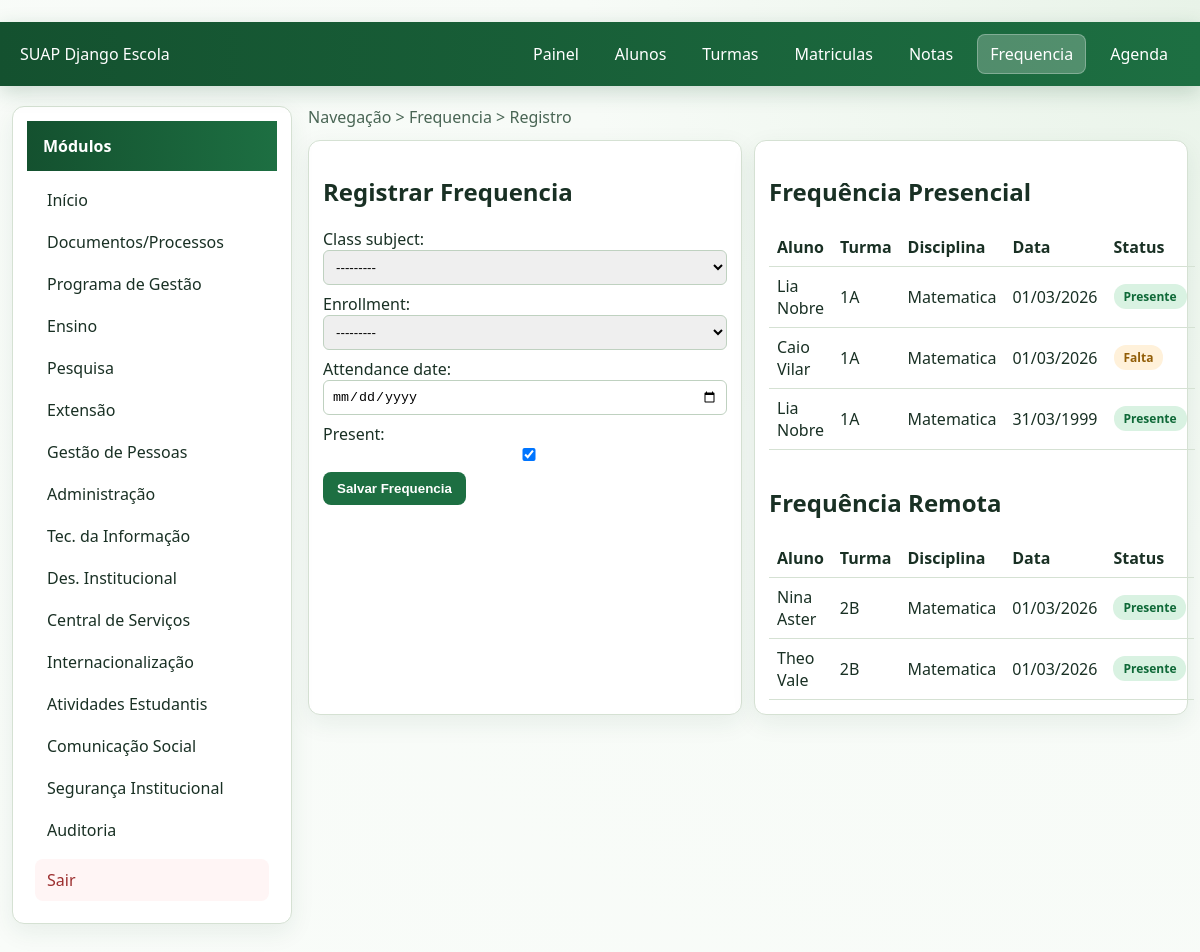
The app's page /frequencia/ with its own data.
### core/models.py (models this page shows, shortened)
class AttendanceRecord(models.Model):
    class_subject = models.ForeignKey(ClassSubject, on_delete=models.CASCADE, related_name='attendance_records')
    enrollment = models.ForeignKey(Enrollment, on_delete=models.CASCADE, related_name='attendance_records')
    attendance_date = models.DateField()
    present = models.BooleanField(default=True)
    class Meta:
        ordering = ['-attendance_date']
        constraints = [
            models.UniqueConstraint(
                fields=['class_subject', 'enrollment', 'attendance_date'],
                name='unique_attendance_by_class_enrollment_date',
            ),
        ]

class Enrollment(models.Model):
    ACTIVE = 'active'
    TRANSFERRED = 'transferred'
    COMPLETED = 'completed'
    STATUS_CHOICES = [
        (ACTIVE, 'Ativa'),
        (TRANSFERRED, 'Transferida'),
        (COMPLETED, 'Concluida'),
    ]
    student = models.ForeignKey(Student, on_delete=models.CASCADE, related_name='enrollments')
    school_class = models.ForeignKey(SchoolClass, on_delete=models.PROTECT, related_name='enrollments')
    status = models.CharField(max_length=12, choices=STATUS_CHOICES, default=ACTIVE)
    enrollment_date = models.DateField(auto_now_add=True)
    class Meta:
        ordering = ['-enrollment_date']
        constraints = [
            models.UniqueConstraint(fields=['student', 'school_class'], name='unique_student_enrollment_class'),
        ]
    def __str__(self):
        return f'{self.student.full_name} - {self.school_class}'

class Student(models.Model):
    ACTIVE = 'active'
    ATTENTION = 'attention'
    INACTIVE = 'inactive'
    IN_PERSON = 'in_person'
    REMOTE = 'remote'
    STATUS_CHOICES = [
        (ACTIVE, 'Ativo'),
        (ATTENTION, 'Atencao'),
        (INACTIVE, 'Inativo'),
    ]
    LEARNING_MODE_CHOICES = [
        (IN_PERSON, 'Presencial'),
        (REMOTE, 'Remoto'),
    ]
    full_name = models.CharField(max_length=180)
    registration = models.CharField(max_length=20, unique=True)
    birth_date = models.DateField()
    guardian_name = models.CharField(max_length=180)
    guardian_phone = models.CharField(max_length=30)
    learning_mode = models.CharField(max_length=12, choices=LEARNING_MODE_CHOICES, default=IN_PERSON)
    abstract_course = models.CharField(max_length=120, default='Trilha Geral')
    status = models.CharField(max_length=10, choices=STATUS_CHOICES, default=ACTIVE)
    created_at = models.DateTimeField(auto_now_add=True)
    class Meta:
        ordering = ['full_name']

class ClassSubject(models.Model):
    school_class = models.ForeignKey(SchoolClass, on_delete=models.CASCADE, related_name='subjects')
    subject = models.ForeignKey(Subject, on_delete=models.CASCADE)
    teacher = models.ForeignKey(Teacher, on_delete=models.PROTECT)
    class Meta:
        ordering = ['school_class__name', 'subject__name']
        constraints = [
            models.UniqueConstraint(fields=['school_class', 'subject'], name='unique_subject_per_class'),
        ]
    def __str__(self):
        return f'{self.school_class} - {self.subject.name}'

class SchoolClass(models.Model):
    MORNING = 'morning'
    AFTERNOON = 'afternoon'
    NIGHT = 'night'
    IN_PERSON = 'in_person'
    REMOTE = 'remote'
    SHIFT_CHOICES = [
        (MORNING, 'Manha'),
        (AFTERNOON, 'Tarde'),
        (NIGHT, 'Noite'),
    ]
    LEARNING_MODE_CHOICES = [
        (IN_PERSON, 'Presencial'),
        (REMOTE, 'Remota'),
    ]
    name = models.CharField(max_length=30)
    year = models.PositiveIntegerField()
    shift = models.CharField(max_length=10, choices=SHIFT_CHOICES)
    learning_mode = models.CharField(max_length=12, choices=LEARNING_MODE_CHOICES, default=IN_PERSON)
    coordinator = models.ForeignKey(Teacher, on_delete=models.SET_NULL, null=True, blank=True)
    class Meta:
        ordering = ['-year', 'name']
        constraints = [
            models.UniqueConstraint(fields=['name', 'year', 'shift'], name='unique_class_by_year_shift'),
        ]
    def __str__(self):
        return f'{self.name} - {self.year} ({self.get_shift_display()})'

class Subject(models.Model):
    name = models.CharField(max_length=120)
    code = models.CharField(max_length=20, unique=True)
    workload_hours = models.PositiveSmallIntegerField(default=60)
    class Meta:
        ordering = ['name']

### core/views.py (the view, shortened to what this page needs)
# urls.py: path('frequencia/', attendance_page, name='attendance_page'),
def attendance_page(request):
    seed_school_data()
    form = AttendanceRecordForm(request.POST or None)
    records = AttendanceRecord.objects.select_related(
        'class_subject__school_class',
        'class_subject__subject',
        'enrollment__student',
    ).all()
    return render(
        request,
        'attendance.html',
        {
            'form': form,
            'in_person_records': records.filter(class_subject__school_class__learning_mode=SchoolClass.IN_PERSON)[:30],
            'remote_records': records.filter(class_subject__school_class__learning_mode=SchoolClass.REMOTE)[:30],
        },
    )

### core/forms.py
class AttendanceRecordForm(forms.ModelForm):
    class Meta:
        model = AttendanceRecord
        fields = ['class_subject', 'enrollment', 'attendance_date', 'present']
        widgets = {
            'attendance_date': forms.DateInput(attrs={'type': 'date'}),
        }

### templates/attendance.html (shortened to what this page needs)
﻿{% extends "base.html" %}
{% block content %}
<section class="breadcrumb">Navegação > Frequencia > Registro</section>
<section class="grid two">
  <article class="card section-box">
    <h2>Registrar Frequencia</h2>
    <form method="post" class="form-grid">
      {{ form.as_p }}
      <button class="btn btn-primary" type="submit">Salvar Frequencia</button>
    </form>
  </article>
  <article class="card section-box">
    <h2>Frequência Presencial</h2>
    <table>
      <thead><tr><th>Aluno</th><th>Turma</th><th>Disciplina</th><th>Data</th><th>Status</th></tr></thead>
      <tbody>
        {% for item in in_person_records %}
        <tr>
          <td>{{ item.enrollment.student.full_name }}</td>
          <td>{{ item.class_subject.school_class.name }}</td>
          <td>{{ item.class_subject.subject.name }}</td>
          <td>{{ item.attendance_date|date:"d/m/Y" }}</td>
          <td>{% if item.present %}<span class="badge badge-success">Presente</span>{% else %}<span class="badge badge-warning">Falta</span>{% endif %}</td>
        </tr>
        {% empty %}
        <tr><td colspan="5">Sem frequências presenciais registradas.</td></tr>
        {% endfor %}
      </tbody>
    </table>
    <div class="table-spacer"></div>
    <h2>Frequência Remota</h2>
    <table>
      <thead><tr><th>Aluno</th><th>Turma</th><th>Disciplina</th><th>Data</th><th>Status</th></tr></thead>
      <tbody>
        {% for item in remote_records %}
        <tr>
          <td>{{ item.enrollment.student.full_name }}</td>
          <td>{{ item.class_subject.school_class.name }}</td>
          <td>{{ item.class_subject.subject.name }}</td>
          <td>{{ item.attendance_date|date:"d/m/Y" }}</td>
          <td>{% if item.present %}<span class="badge badge-success">Presente</span>{% else %}<span class="badge badge-warning">Falta</span>{% endif %}</td>
        </tr>
        {% empty %}
        <tr><td colspan="5">Sem frequências remotas registradas.</td></tr>
        {% endfor %}
      </tbody>
    </table>
  </article>
</section>
{% endblock %}

### static/css/suap.css (style rules this page uses)
* { box-sizing: border-box; }
body { margin: 0; font-family: "Segoe UI", Arial, sans-serif; color: var(--text); background: radial-gradient(circle at top right, #e8f3e8, #f7fbf7 40%, #f9fcf9 100%); }
.breadcrumb { margin-bottom: 12px; color: #496554; }
.grid { display: grid; gap: 12px; margin-bottom: 12px; }
.grid.two { grid-template-columns: repeat(auto-fit, minmax(320px, 1fr)); }
.card { background: white; border: 1px solid var(--suap-border); border-radius: 12px; padding: 14px; box-shadow: 0 8px 24px rgba(20, 81, 47, 0.08); transition: transform 220ms ease, box-shadow 220ms ease; }
.section-box { min-height: 130px; }
.btn { border: none; border-radius: 8px; padding: 9px 14px; font-weight: 600; cursor: pointer; transition: transform 170ms ease, box-shadow 170ms ease, filter 170ms ease; }
.btn-primary { background: var(--suap-primary); color: white; }
.badge { display: inline-block; border-radius: 12px; font-size: 12px; padding: 4px 10px; font-weight: 700; }
.badge-success { background: #d9f2e2; color: #0f6938; }
.badge-warning { background: #fff1da; color: #915d07; }
table { width: 100%; border-collapse: collapse; }
th, td { border-bottom: 1px solid var(--suap-border); text-align: left; padding: 8px; }
.form-grid p { margin: 0 0 8px; }
.form-grid input, .form-grid select, .form-grid textarea { width: 100%; border: 1px solid #bfd1c0; border-radius: 6px; padding: 8px; }
.btn { text-decoration: none; display: inline-block; }
.table-spacer { height: 16px; }

### records on screen
AttendanceRecord: enrollment.student.full_name "Lia Nobre", class_subject.school_class.name "1A", class_subject.subject.name "Matematica", attendance_date "01/03/2026", present "Presente"
AttendanceRecord: enrollment.student.full_name "Caio Vilar", class_subject.school_class.name "1A", class_subject.subject.name "Matematica", attendance_date "01/03/2026", present "Falta"
AttendanceRecord: enrollment.student.full_name "Lia Nobre", class_subject.school_class.name "1A", class_subject.subject.name "Matematica", attendance_date "31/03/1999", present "Presente"
AttendanceRecord: enrollment.student.full_name "Nina Aster", class_subject.school_class.name "2B", class_subject.subject.name "Matematica", attendance_date "01/03/2026", present "Presente"
AttendanceRecord: enrollment.student.full_name "Theo Vale", class_subject.school_class.name "2B", class_subject.subject.name "Matematica", attendance_date "01/03/2026", present "Presente"
